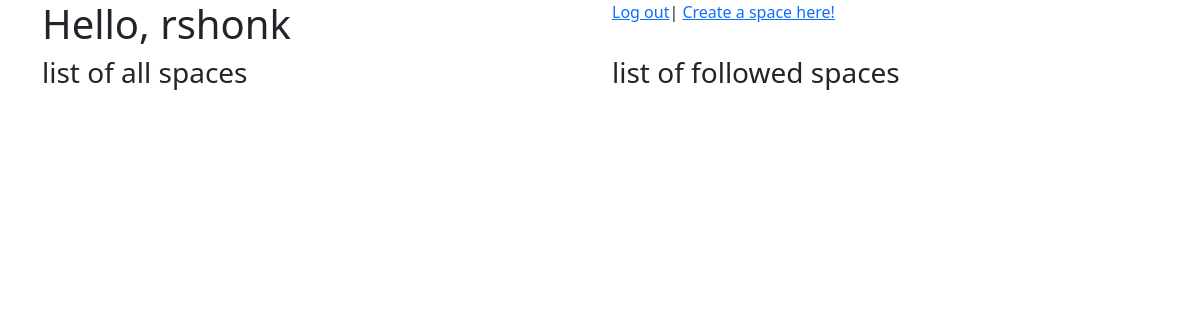
/profile/ (signed in), run on an earlier commit of the app's database.
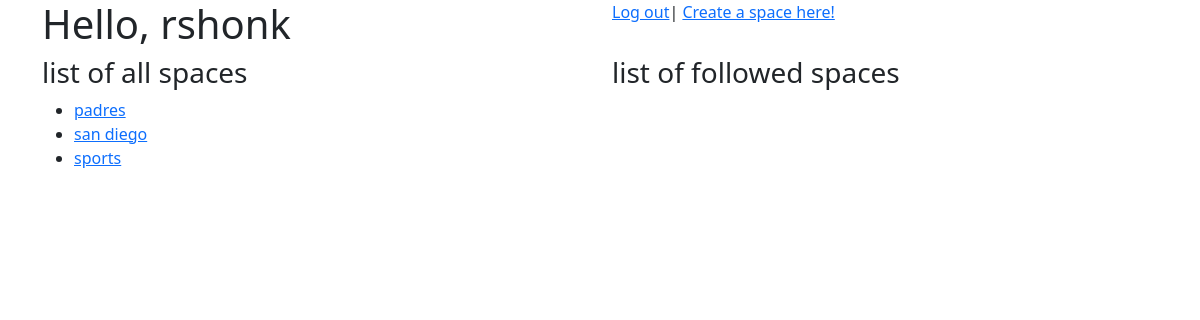
And on a later commit of the database.
### main/models.py (models this page shows)
class Space(models.Model):
    spacename = models.CharField(max_length=25)
    def __str__(self):
        return self.spacename

### main/views.py (the view)
# urls.py: path('profile/', views.profile, name='profile'),
def profile(request):
    if request.user.is_authenticated:
        username = request.user
        spaces = Space.objects.all()
        return render(request, 'main/profile.html', {'username': username, 'spaces': spaces})

### main/templates/main/profile.html (shortened to what this page needs)
<!DOCTYPE html>
<html lang="en">
<head>
    {% load bootstrap5 %}
    {% bootstrap_css %}
</head>
<body>
<div class="container">
    <div class="row">
        <div class="col">
            <h1>Hello, {{ username }}</h1>
        </div>
        <div class="col">
            <a href="{% url 'main:logout_user' %}">Log out</a>|
            <a href="{% url 'main:create_space' %}">Create a space here!</a>
        </div>
    </div>
    <div class="row">
        <div class="col">
            <h3>list of all spaces</h3>
            <ul>
                {% for spacename in spaces %}
                    <li><a href="{% url 'main:space' spacename %}">{{ spacename }}</a></li>
                {% endfor %}
            </ul>
        </div>
        <div class="col">
            <h3>list of followed spaces</h3>
        </div>
    </div>
</div>
</body>
</html>

What changed in the data, as far as the page shows it:
added Space: spacename "padres"
added Space: spacename "san diego"
added Space: spacename "sports"
